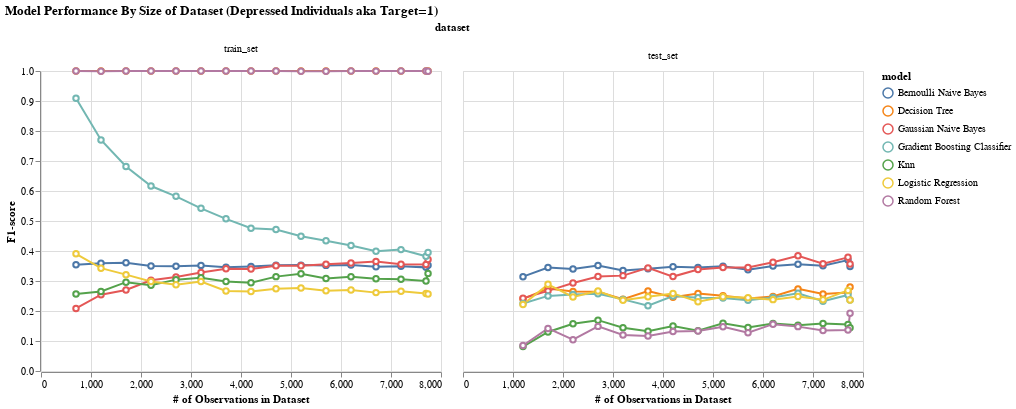

Notebook code for this chart:
### Code cell
perf_by_n_f1_mdd1 = create_alt_plot(
    dataset = perf_by_n_obs_avg_mdd1,
    x_col = 'n_obs',
    x_name = '# of Observations in Dataset',
    y_col = 'f1-score',
    y_name = 'F1-score',
    title = 'Model Performance By Size of Dataset (Depressed Individuals aka Target=1)'
)

perf_by_n_f1_mdd1

### Figure 1 — Vega-Lite specification as saved in the notebook (floating-point values rounded to 4 significant figures; data arrays with more than 128 entries replaced by an {"elided": "..."} marker saying what was removed)
{"config": {"view": {"continuousWidth": 400, "continuousHeight": 300}}, "data": {"name": "data-3dd13b452cbbb13cbab5aaf5256dc0f2"}, "facet": {"field": "dataset", "sort": ["train_set", "test_set"], "type": "nominal"}, "spec": {"mark": {"type": "line", "point": {"filled": false, "fill": "white"}}, "encoding": {"color": {"field": "model", "type": "nominal"}, "x": {"field": "n_obs", "title": "# of Observations in Dataset", "type": "quantitative"}, "y": {"field": "f1-score", "title": "F1-score", "type": "quantitative"}}}, "title": "Model Performance By Size of Dataset (Depressed Individuals aka Target=1)", "$schema": "https://vega.github.io/schema/vega-lite/v4.17.0.json", "datasets": {"data-3dd13b452cbbb13cbab5aaf5256dc0f2": {"elided": "217 records"}}}
